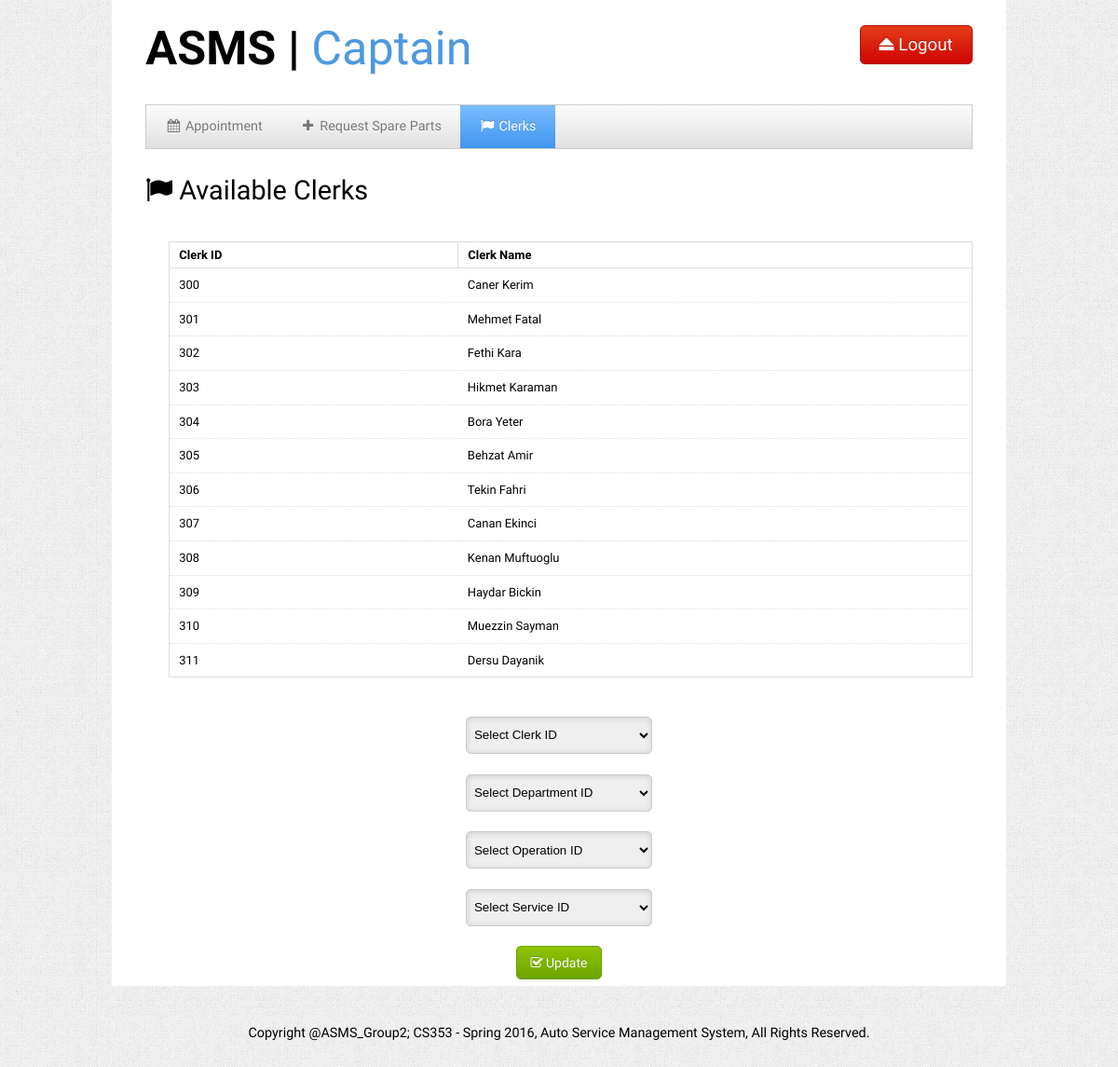
The page /captain_clerks.php (signed in) on the database its author committed.
### tables this page shows
CREATE TABLE `clerk` (
  `employee_id` int(10) NOT NULL,
  `expert_level` int(2) NOT NULL,
  `clerk_email` varchar(20) NOT NULL,
  `ops_id` int(10) NOT NULL,
  `department_id` int(10) NOT NULL,
  `password` int(20) NOT NULL,
  `service_id` int(10) NOT NULL
);

CREATE TABLE `employee` (
  `employee_id` int(10) NOT NULL,
  `employee_name` varchar(30) NOT NULL,
  `employee_salary` int(15) NOT NULL
);

### captain_clerks.php (the view, shortened to what this page needs)
<?php
$host = "localhost";
$user = "root";
$pass = "";
$conn = mysql_connect($host,$user,$pass);
echo "
<!DOCTYPE html>
<html>
<head>
	<title>ASMS | Captain</title>
	<meta charset=UTF-8'>
	<meta name='viewport' content='width=device-width, initial-scale=1.0'/>
	<meta name='description' content='' />
	<link rel='stylesheet' type='text/css' href='css/kickstart.css' media='all' />
	<link rel='stylesheet' type='text/css' href='style.css' media='all' />
	<script type='text/javascript' src='https://ajax.googleapis.com/ajax/libs/jquery/1.9.1/jquery.min.js'></script>
	<script type='text/javascript' src='js/kickstart.js'></script>
</head>
<body>
<div id='container' class='grid'>
	<header>
		<div class='col_6 column'>
			<h1><a href='captain_main.php'><strong>ASMS | </strong>Captain</a></h1>
		</div>
		<div class='col_6 column right'>
			<form action='captain_logout.php' id='add_job_link'>
				<button class='large red'><i class='icon-eject'></i> Logout</button>
			</form>
		</div>
	</header>
	<div class='col_12 column'>
		<ul class='menu'>
		<li><a href='captain_main.php'><i class='icon-calendar'></i> Appointment</a></li>
		<li><a href='captain_reqpart.php'><i class='icon-plus'></i> Request Spare Parts</a></li>
		<li class='current'><a href='captain_clerks.php'><i class='icon-flag'></i> Clerks</a></li>
		</ul>
	</div>
		<div id='category_block' class='col_12 column'>
		<h4><td><i class='icon-flag'></i></td> Available Clerks</h4>
			<ul></ul>
		</div>
		<div class='col_12 column'>
			<ul id='listings'>
			<table class='sortable' cellspacing='0' cellpadding='0'>
			<thead><tr>
				<th>Clerk ID</th>
				<th>Clerk Name</th>
			</tr></thead>
			<tbody>";
			$query = "SELECT * FROM clerk NATURAL JOIN employee WHERE ops_id = '10000' ";
				$result = mysql_query($query, $conn) or die( mysql_error());
				while($row = mysql_fetch_array($result)){
					echo "<tr>";
					$clerk_id = $row['employee_id'];
					$clerk_name = $row['employee_name'];
					echo"<td>".$clerk_id."</td>";
					echo"<td>".$clerk_name."</td>";
					echo "</tr>";
				}
			echo "
			</tbody>
			</table>
			</center>
			<div>
			</div>
			<div>
			</ul>
			";
			echo"
			<form action= ".$_SERVER['PHP_SELF']." method='get'>
				<center><br>";
			echo "
				<select id = 'state_select' name='clerk_select' required= 'required'/>
					<option>Select Clerk ID</option>
				";
				echo "
				</select>  <br><br>
				<select id = 'state_select' name='department_select' required= 'required'/>
					<option>Select Department ID</option>
				";
				echo "
				</select> <br><br>
				<select id = 'state_select' name='operation_select' required= 'required'/>
					<option>Select Operation ID</option>
				";
				echo "
				</select> <br><br>
				<select id = 'state_select' name='service_select' required= 'required'/>
					<option>Select Service ID</option>
				";
				echo "
				</select> <br><br>
				<button class = 'green' type='submit'><i class = 'icon-check'></i> Update</button>
				</form></center>
			</form>
			";
echo "
		</div>
		</div>
		<div>
		<div>
		<div class='clearfix'></div>
		<footer>
			<p>Copyright @ASMS_Group2; CS353 - Spring 2016, Auto Service Management System, All Rights Reserved.</p>
		</footer>
</div>
</body>
</html>
";
?>

### css/kickstart.css (style rules this page uses)
* { -webkit-box-sizing: border-box; -moz-box-sizing: border-box; box-sizing: border-box; }
a { color:#4D99E0;outline:0; }
a [class^="icon-"] { color:inherit;text-decoration:none; }
strong,b { color:#000;font-weight:bold; }
.right { text-align:right; }
article,aside,details,figcaption,figure, footer,header,hgroup,menu,nav,section { display:block; }
h1,h2,h3,h4,h5,h6 { font-weight:bold; line-height:140%; }
h1 { font-size:3.5em; margin:10px 0 10px 0; }
h4 { font-size:2em; margin:10px 0 10px 0; }
p { margin:10px 0; }
ul, ol { padding:0; margin:0 0 20px 25px; }
li { padding:5px 0; margin:0; }
table { width:100%;margin:0 0 10px 0;text-align:left;border-collapse: collapse; }
thead, tbody { margin:0;padding:0; }
th, td { padding:7px 10px;font-size:0.9em;border-bottom:1px dotted #ddd;text-align:left; }
thead th { font-size:0.9em;padding:3px 10px;border-bottom:1px solid #ddd; }
tbody tr.last th, tbody tr.last td { border-bottom:0; }
table.sortable { border:1px solid #ddd; }
table.sortable thead th { cursor: pointer;position:relative;top:0;left:0;border-right:1px solid #ddd; }

### style.css (style rules this page uses)
h1,h2,h3,h4,h5,h6 { font-family: "Arimo", arial, verdana, sans-serif; font-weight:normal; }
thead th, tbody th { font-family: "Arimo", arial, verdana, sans-serif; }
button, a.btn, input[type="submit"], input[type="reset"], input[type="button"] { font-family: "Arimo", arial, verdana, sans-serif; }
.menu { font-family: "Arimo", arial, verdana, sans-serif; }
a { text-decoration:none; }
li { list-style:none; }
body { margin:0; padding:0 0 0 0; color:#000; background:#efefef url(css/img/gray_jean.png); font:normal 0.9em/150% 'Arimo', arial, verdana, sans-serif; text-shadow: 0 0 1px transparent; }
#container { background:#fff; overflow:hidden; min-height:300px; max-width:960px; }
#add_job_link { margin-top:20px; }
#category_select, #state_select { height:40px; width:200px; padding:4px; border:1px solid #ccc; border-radius:5px; box-shadow: inset 0 1px 6px #ccc; margin-right:7px; margin-left:7px; }
footer { padding:30px 0 30px 0; text-align:center; }

### css/kickstart-forms.css (style rules this page uses)
form { padding:0; margin:0; }
input[type="text"], textarea, button, a.button, a, input[type="file"] { -moz-transition: -moz-box-shadow 0.5s, border 0.5s, background 0.5s; -webkit-transition: -webkit-box-shadow 0.5s, border 0.5s, background 0.5s; -o-transition: box-shadow 0.5s, border 0.5s, background 0.5s; transition: box-shadow 0.5s, border 0.5s, background 0.5s; }
select { display:inline; width:auto; margin:0; border:1px solid #ccc; line-height:100%; padding:3px; vertical-align: middle; }

### css/kickstart-grid.css (style rules this page uses)
.grid { max-width:1220px; margin:0 auto; padding:0 2em; }
.col_6 { width: 48.333333333333%; }
.col_12 { width: 98.333333333333%; }
*[class*="col_"] { margin-left: 0.83333333333333%; margin-right: 0.83333333333333%; margin-top:0.5em; margin-bottom:0.5em; float: left; display: block; }
@media all and (min-width: 1024px) and (max-width: 1280px) { .grid { max-width: 1024px; } }

### rows shown on the page
clerk: employee_id "300", employee_id.employee_name "Caner Kerim"
clerk: employee_id "301", employee_id.employee_name "Mehmet Fatal"
clerk: employee_id "302", employee_id.employee_name "Fethi Kara"
clerk: employee_id "303", employee_id.employee_name "Hikmet Karaman"
clerk: employee_id "304", employee_id.employee_name "Bora Yeter"
clerk: employee_id "305", employee_id.employee_name "Behzat Amir"
clerk: employee_id "306", employee_id.employee_name "Tekin Fahri"
clerk: employee_id "307", employee_id.employee_name "Canan Ekinci"
clerk: employee_id "308", employee_id.employee_name "Kenan Muftuoglu"
clerk: employee_id "309", employee_id.employee_name "Haydar Bickin"
clerk: employee_id "310", employee_id.employee_name "Muezzin Sayman"
clerk: employee_id "311", employee_id.employee_name "Dersu Dayanik"
